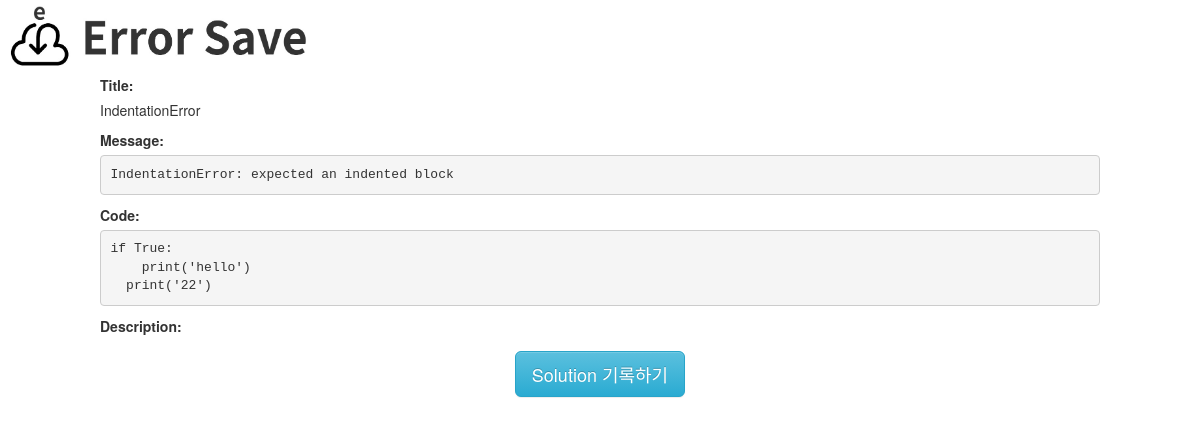
The page /41/detailError/ on the database as committed earlier.
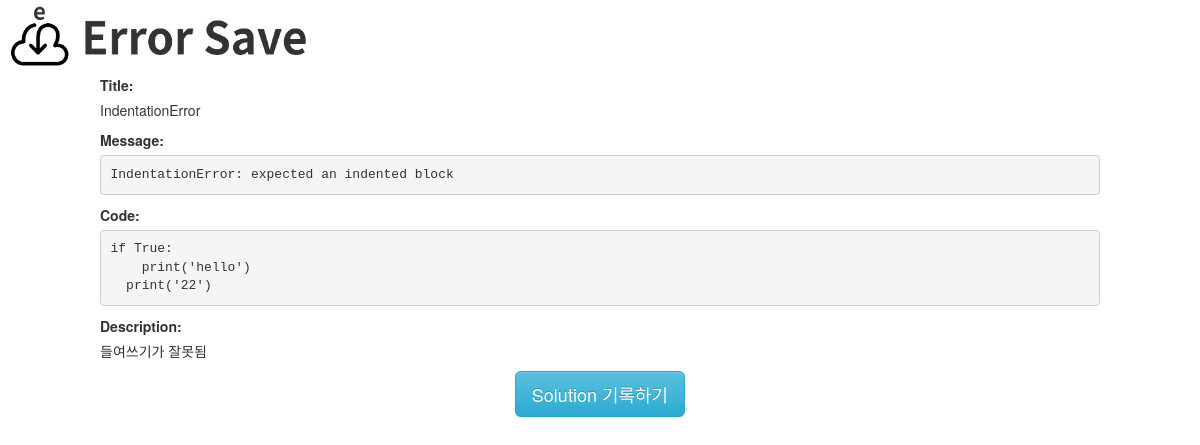
The same page on the database as committed later.
### error_manage_system/models.py (models this page shows)
class Error(models.Model):
    objects = models.Manager()
    title = models.CharField(max_length=225)
    message = models.TextField()
    code = models.TextField()
    status = models.BooleanField()
    description = models.TextField()

### error_manage_system/views.py (the view)
# urls.py: path('<int:e_id>/detailError/', views.detailError, name='detailError'),
def detailError(request, e_id):
    detail_error = Error.objects.get(id=e_id)
    if detail_error.status:
        detail_solution = Solution.objects.get(error_id=e_id)
        content = {"detail_error": detail_error, "detail_solution": detail_solution}
    else:
        content = {"detail_error": detail_error}
    return render(request, 'error_manage_system/detail_error.html', content)

### error_manage_system/templates/error_manage_system/detail_error.html (shortened to what this page needs)
{% load static %}
<!DOCTYPE>
<html>
    <head>
        <link rel="stylesheet" href="https://maxcdn.bootstrapcdn.com/bootstrap/3.3.2/css/bootstrap.min.css">
        <link rel="stylesheet" href="https://maxcdn.bootstrapcdn.com/bootstrap/3.3.2/css/bootstrap-theme.min.css">
    </head>
    <body>
            <a href="{% url 'index' %}">
                <img src="{% static 'img/logo.jpg' %}" alt="main page" height="75" width="320">
            </a>
            <div style="padding-left:100px;">
                <label class="required">Title:</label>
                <p class="required">{{detail_error.title}}</p>
            </div>
            <div style="padding-left:100px; padding-right:100px;" >
                <label class="required" for="id_title">Message:</label>
                <pre class="prettyprint">{{detail_error.message}}</pre>
            </div>
            <div style="padding-left:100px; padding-right:100px;">
                <label class="required" for="id_title">Code:</label>
                <pre class="prettyprint">{{detail_error.code}}</pre>
            </div>
            <div style="padding-left:100px;" >
                <label class="required">Description:</label>
                <p class="required">{{detail_error.description}}</p>
            </div>
            {% if detail_error.status %}
                <div  style="padding-left:100px; padding-right:100px;" >
                    <label class="required" for="id_title">Solution code:</label>
                    <pre class="prettyprint" class="required" for="id_title">{{detail_solution.solution_code}}</pre>
                </div>
                <div style="padding-left:100px;" >
                    <label class="required" for="id_title">Solution description:</label>
                    <p class="required" for="id_title">{{detail_solution.solution_description}}</p>
                </div>
                <center>
                    <a href="{% url 'index' %}" class="btn btn-lg btn-info">main으로</a>
                </center>
                {% else %}
                <center>
                    <a href="{% url 'logging_solution' detail_error.id %}" class="btn btn-lg btn-info">Solution 기록하기</a>
                </center>
            {% endif %}
    </body>
</html>

Rows that differ between the two databases and show on the page:
changed Error "IndentationError": description (not shown) → "들여쓰기가 잘못됨"
